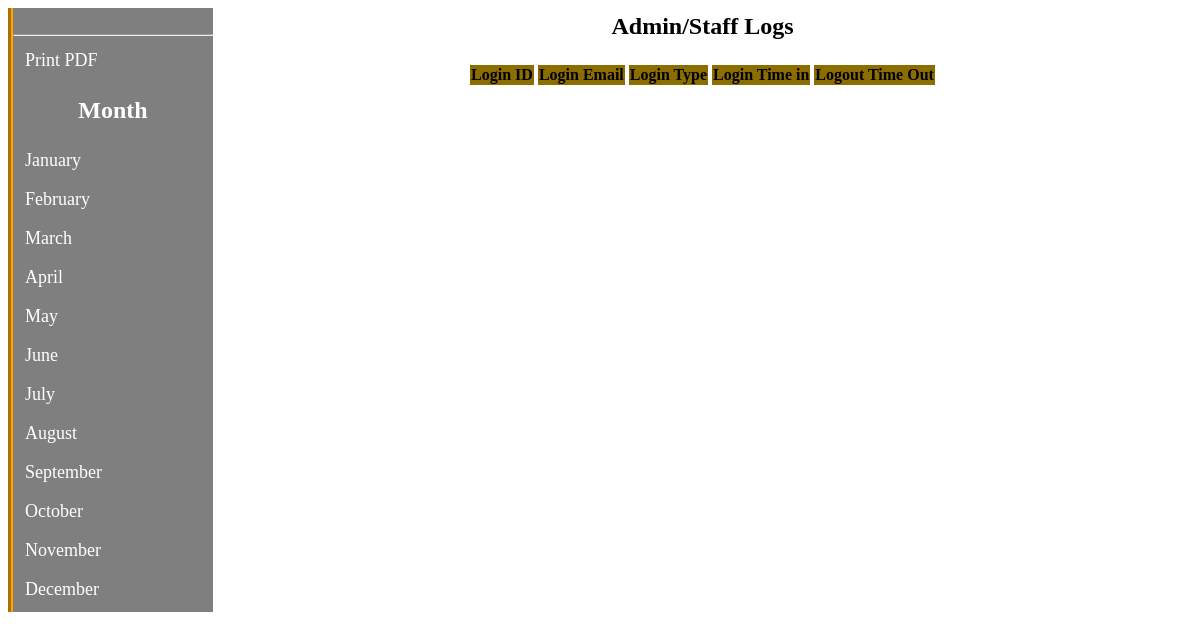
Before: /admin_area/April_login.php with the older database file.
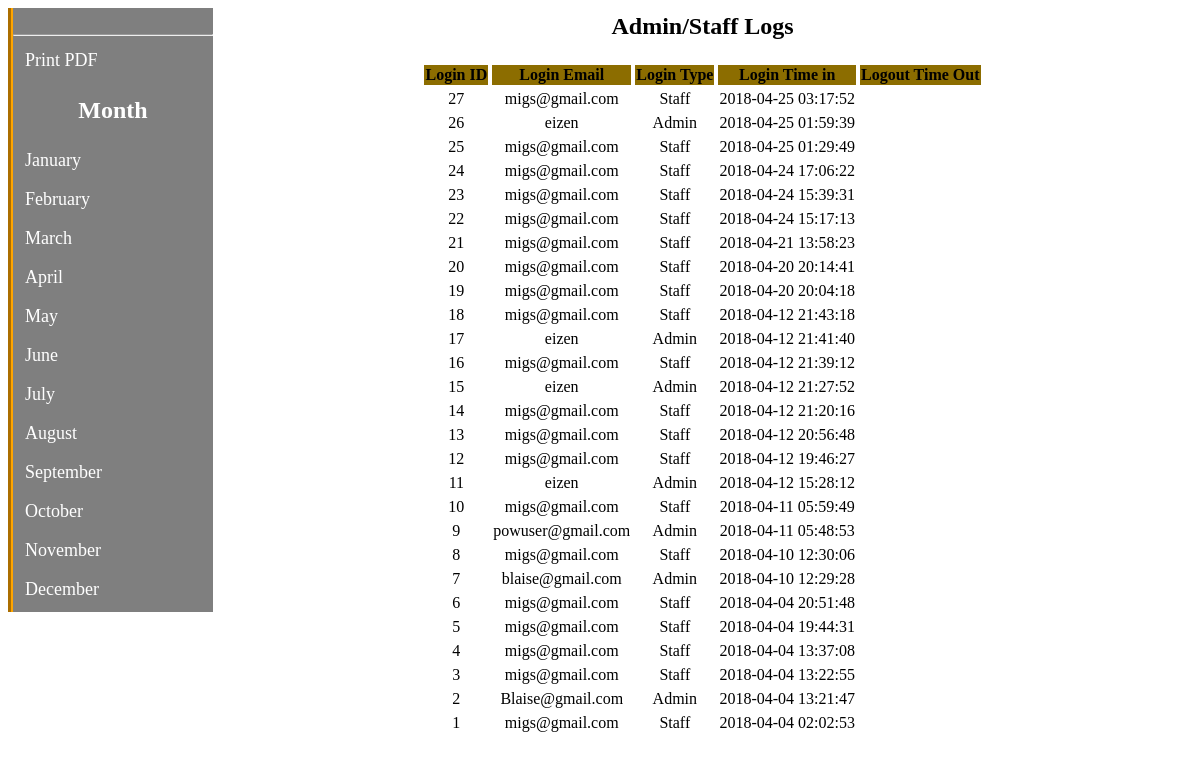
After: the same page with the newer database file.
### tables this page shows
CREATE TABLE `loginlogs` (
  `loginid` int(255) NOT NULL,
  `loginname` varchar(255) NOT NULL,
  `loginrole` varchar(255) NOT NULL,
  `logintime` varchar(255) NOT NULL,
  `userid` int(255) NOT NULL,
  `logouttime` varchar(255) NOT NULL
);

### admin_area/April_login.php (the view, shortened to what this page needs)
<?php
include ("includes/db.php");
?>
 <div ="k">
 <div id="sa">
		<center>
		<br><hr></center>
		<a href='pdfapril.php' target="_blank">Print PDF</a>
		<h2 style="text-align:center;">Month</h2>
			<a href="index.php?January">January</a>
			<a href="index.php?February">February</a>
			<a href="index.php?March">March</a>
			<a href="index.php?April">April</a>
			<a href="index.php?May">May</a>
			<a href="index.php?June">June</a>
			<a href="index.php?July">July</a>
		<a href="index.php?August">August</a>
			<a href="index.php?September">September</a>
			<a href="index.php?October">October</a>
		<a href="index.php?November">November</a>
		<a href="index.php?December">December</a>
		</div>
	<div align="center">
<table cellspacing="4">
<tr align="center">
		<td colspan="6"><h2>Admin/Staff Logs</h2></td>
	</tr>
	<tr align="center" bgcolor="#8c6d00" style="text-align:center;">
		<th>Login ID</th>
			<th>Login Email</th>
		<th>Login Type</th>
		<th>Login Time in</th>
		<th>Logout Time Out</th>
	</tr>
<?php
	$get_pro = "select * from loginlogs where logintime like '2018-04-%' ORDER BY logintime DESC";
	$run_pro = mysqli_query($con, $get_pro);
	while ($row_pro=mysqli_fetch_array($run_pro)){
		$pro_id = $row_pro['loginid'];
		$pro_title = $row_pro['loginname'];
		$pro_image = $row_pro['loginrole'];
		$pro_qty = $row_pro['logintime'];
	?>
	<tr align="center" style="text-align:center;">
		<td><?php echo $pro_id;?></td>
		<td><?php echo $pro_title;?></td>
		<td><?php echo $pro_image;?></td>
		<td><?php echo $pro_qty?></td>
	</tr>
	<?php
	}
	?>	</table>
</div>

### admin_area/April_login.php (style rules this page uses)
#sa { width:220px; color:white; float:left; width:200px; min-height:600px; border-left:5px groove orange; background-color: rgba(0, 0, 0, 0.5); }
#sa a { text-decoration:none; color:white; text-align:left; font-size:18px; padding:6px; margin:6px; display:block; }

Changed rows visible on the page:
added loginlogs: loginid "27", loginname "migs@gmail.com", loginrole "Staff", logintime "2018-04-25 03:17:52"
added loginlogs: loginid "26", loginname "eizen", loginrole "Admin", logintime "2018-04-25 01:59:39"
added loginlogs: loginid "25", loginname "migs@gmail.com", loginrole "Staff", logintime "2018-04-25 01:29:49"
added loginlogs: loginid "24", loginname "migs@gmail.com", loginrole "Staff", logintime "2018-04-24 17:06:22"
added loginlogs: loginid "23", loginname "migs@gmail.com", loginrole "Staff", logintime "2018-04-24 15:39:31"
added loginlogs: loginid "22", loginname "migs@gmail.com", loginrole "Staff", logintime "2018-04-24 15:17:13"
added loginlogs: loginid "21", loginname "migs@gmail.com", loginrole "Staff", logintime "2018-04-21 13:58:23"
added loginlogs: loginid "20", loginname "migs@gmail.com", loginrole "Staff", logintime "2018-04-20 20:14:41"
added loginlogs: loginid "19", loginname "migs@gmail.com", loginrole "Staff", logintime "2018-04-20 20:04:18"
added loginlogs: loginid "18", loginname "migs@gmail.com", loginrole "Staff", logintime "2018-04-12 21:43:18"
added loginlogs: loginid "17", loginname "eizen", loginrole "Admin", logintime "2018-04-12 21:41:40"
added loginlogs: loginid "16", loginname "migs@gmail.com", loginrole "Staff", logintime "2018-04-12 21:39:12"
added loginlogs: loginid "15", loginname "eizen", loginrole "Admin", logintime "2018-04-12 21:27:52"
added loginlogs: loginid "14", loginname "migs@gmail.com", loginrole "Staff", logintime "2018-04-12 21:20:16"
added loginlogs: loginid "13", loginname "migs@gmail.com", loginrole "Staff", logintime "2018-04-12 20:56:48"
added loginlogs: loginid "12", loginname "migs@gmail.com", loginrole "Staff", logintime "2018-04-12 19:46:27"
added loginlogs: loginid "11", loginname "eizen", loginrole "Admin", logintime "2018-04-12 15:28:12"
added loginlogs: loginid "10", loginname "migs@gmail.com", loginrole "Staff", logintime "2018-04-11 05:59:49"
added loginlogs: loginid "9", loginname "powuser@gmail.com", loginrole "Admin", logintime "2018-04-11 05:48:53"
added loginlogs: loginid "8", loginname "migs@gmail.com", loginrole "Staff", logintime "2018-04-10 12:30:06"
added loginlogs: loginid "7", loginname "blaise@gmail.com", loginrole "Admin", logintime "2018-04-10 12:29:28"
added loginlogs: loginid "6", loginname "migs@gmail.com", loginrole "Staff", logintime "2018-04-04 20:51:48"
added loginlogs: loginid "5", loginname "migs@gmail.com", loginrole "Staff", logintime "2018-04-04 19:44:31"
added loginlogs: loginid "4", loginname "migs@gmail.com", loginrole "Staff", logintime "2018-04-04 13:37:08"
added loginlogs: loginid "3", loginname "migs@gmail.com", loginrole "Staff", logintime "2018-04-04 13:22:55"
added loginlogs: loginid "2", loginname "Blaise@gmail.com", loginrole "Admin", logintime "2018-04-04 13:21:47"
added loginlogs: loginid "1", loginname "migs@gmail.com", loginrole "Staff", logintime "2018-04-04 02:02:53"
